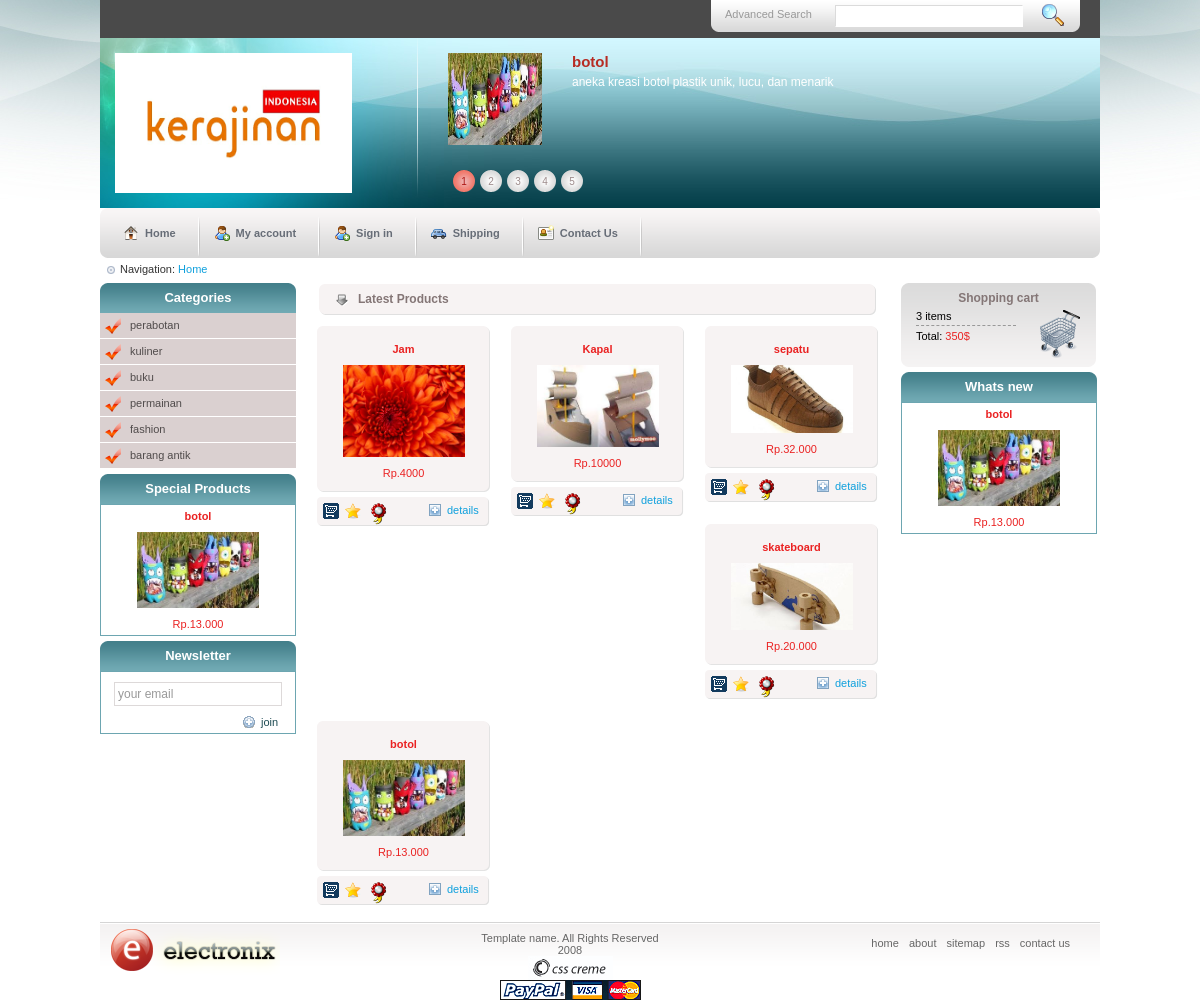
Screenshot of /search.php with the database file from the repository.
### tables this page shows
CREATE TABLE `barang` (
  `id_brg` int(11) NOT NULL,
  `nama_barang` varchar(50) NOT NULL,
  `harga_barang` varchar(50) NOT NULL,
  `jml_barang` int(11) NOT NULL,
  `rincian_barang` varchar(200) NOT NULL,
  `gambar` text NOT NULL,
  `nm_kategori` varchar(20) NOT NULL
);

CREATE TABLE `kategori` (
  `id_kategori` int(11) NOT NULL,
  `nm_kategori` varchar(20) NOT NULL
);

### search.php (the view, shortened to what this page needs)
<?php
  include 'header.php';
?>
 </div>
  <div id="main_content">
    <div id="menu_tab">
      <div class="left_menu_corner"></div>
      <ul class="menu">
        <li><a href="index.php" class="nav1"> Home</a></li>
        <li class="divider"></li>
        <li><a href="#" class="nav4">My account</a></li>
        <li class="divider"></li>
        <li><a href="admin/login.php" class="nav4">Sign in</a></li>
        <li class="divider"></li>
        <li><a href="#" class="nav5">Shipping</a></li>
        <li class="divider"></li>
        <li><a href="contact.php" class="nav6">Contact Us</a></li>
        <li class="divider"></li>
      </ul>
      <div class="right_menu_corner"></div>
    </div>
    <div class="crumb_navigation"> Navigation: <span class="current">Home</span> </div>
    <div class="left_content">
      <div class="title_box">Categories</div>
      <ul class="left_menu">
        <?php $kat = mysqli_query($kon, "SELECT * FROM kategori ORDER BY id_kategori DESC");
            if(mysqli_num_rows($kat) == 0){
            echo "Tidak ada produk!";
             }else{
              while($menu = mysqli_fetch_assoc($kat)){
      ?>
        <li class="odd"><a href="kategori.php?kategori=<?php echo $menu['nm_kategori']; ?>"><?php echo $menu['nm_kategori']; ?></a></li>
        <?php
              }
              }
              ?>
      </ul>
     <?php
        $sql3 = mysqli_query($kon, "SELECT * FROM barang ORDER BY id_brg DESC");
          $data3 = mysqli_fetch_assoc($sql3);
      ?>
      <div class="title_box">Special Products</div>
      <div class="border_box">
        <div class="product_title"><a href="details.php"><?php echo $data3['nama_barang']; ?></a></div>
        <div class="product_img"><a href="details.php?uID=<?php echo $data3['id_brg']; ?>"><img src="admin/upload/<?php echo $data3['gambar']; ?>" alt="" border="0" width="122" /></a></div>
        <div class="prod_price"><span class="price">Rp.<?php echo $data3['harga_barang']; ?></span></div>
      </div>
      <div class="title_box">Newsletter</div>
      <div class="border_box">
        <input type="text" name="newsletter" class="newsletter_input" value="your email"/>
        <a href="#" class="join">join</a> </div>
    </div>
<div class="center_content">
  <div class="center_title_bar">Latest Products</div>
<?php
$nama_barang = $_GET['nama_barang'];
  $sql = mysqli_query($kon, "SELECT * FROM barang WHERE nama_barang LIKE '%$nama_barang%' ");
          while($data = mysqli_fetch_assoc($sql)){
?>
      <div class="prod_box">
        <div class="top_prod_box"></div>
        <div class="center_prod_box">
          <div class="product_title"><a href="details.php"><?php echo $data['nama_barang']; ?></a></div>
          <div class="product_img"><a href="details.php?uID=<?php echo $data['id_brg']; ?>"><img src="admin/upload/<?php echo $data['gambar']; ?>" alt="" border="0" width="122" /></a></div>
          <div class="prod_price"><span class="price">Rp.<?php echo $data['harga_barang']; ?></span></div>
        </div>
        <div class="bottom_prod_box"></div>
        <div class="prod_details_tab"> <a href="#" title="header=[Add to cart] body=[&nbsp;] fade=[on]"><img src="images/cart.gif" alt="" border="0" class="left_bt" /></a> <a href="#" title="header=[Specials] body=[&nbsp;] fade=[on]"><img src="images/favs.gif" alt="" border="0" class="left_bt" /></a> <a href="#" title="header=[Gifts] body=[&nbsp;] fade=[on]"><img src="images/favorites.gif" alt="" border="0" class="left_bt" /></a> <a href="details.php?uID=<?php echo $data['id_brg']; ?>" class="prod_details">details</a> </div>
      </div>
<?php
  }
?>
</div>
    <div class="right_content">
      <div class="shopping_cart">
        <div class="cart_title">Shopping cart</div>
        <div class="cart_details"> 3 items <br />
          <span class="border_cart"></span> Total: <span class="price">350$</span> </div>
        <div class="cart_icon"><a href="#" title="header=[Checkout] body=[&nbsp;] fade=[on]"><img src="images/shoppingcart.png" alt="" width="48" height="48" border="0" /></a></div>
      </div>
      <?php
        $sql2 = mysqli_query($kon, "SELECT * FROM barang ORDER BY id_brg DESC");
          $data2 = mysqli_fetch_assoc($sql2);
      ?>
      <div class="title_box">Whats new</div>
      <div class="border_box">
        <div class="product_title"><a href="details.php"><?php echo $data2['nama_barang']; ?></a></div>
        <div class="product_img"><a href="details.php?uID=<?php echo $data2['id_brg']; ?>"><img src="admin/upload/<?php echo $data2['gambar']; ?>" alt="" border="0" width="122" /></a></div>
        <div class="prod_price"><span class="price">Rp.<?php echo $data2['harga_barang']; ?></span></div>
      </div>
    </div>
  </div>
 <?php include 'footer.php'; ?>

### header.php (shortened to what this page needs)
<?php include 'admin/includes/connection.php' ?>
<!DOCTYPE html PUBLIC "-//W3C//DTD XHTML 1.0 Transitional//EN" "http://www.w3.org/TR/xhtml1/DTD/xhtml1-transitional.dtd">
<html xmlns="http://www.w3.org/1999/xhtml">
<head>
<link rel="stylesheet" type="text/css" href="style.css" />
</head>
<body>
<div id="main_container">
  <div class="top_bar">
    <div class="top_search">
      <div class="search_text">Advanced Search</div>
      <form method="get" action="search.php">
        <input type="text" class="search_input" name="nama_barang" />
        <input type="image" src="images/search.gif" class="search_bt" name="cari" />
      </form>
    </div>
  </div>
  <div id="header">
    <div id="logo"> <a href="#"><img src="images/kerajinan.png" alt="" border="0" width="237" height="140" /></a> </div>
    <div class="oferte_content">
      <div class="oferta">
      <?php
        $head = mysqli_query($kon, "SELECT * FROM barang ORDER BY id_brg DESC");
          $dat = mysqli_fetch_assoc($head);
      ?>
        <div class="oferta_content"> <img src="admin/upload/<?php echo $dat['gambar']; ?>" width="94" height="92" alt="" border="0" class="oferta_img" />
          <div class="oferta_details">
            <div class="oferta_title"><?php echo $dat['nama_barang']; ?></div>
            <div class="oferta_text"><?php echo $dat['rincian_barang']; ?></div>
        </div>
        <div class="oferta_pagination"> <span class="current">1</span> <a href="#">2</a> <a href="#">3</a> <a href="#">4</a> <a href="#">5</a> </div>
      </div>
    </div>

### rows the page displays
barang: gambar (picture), nama_barang "botol", rincian_barang "aneka kreasi botol plastik unik, lucu, dan menarik", harga_barang "13.000"
kategori: nm_kategori "perabotan"
kategori: nm_kategori "kuliner"
kategori: nm_kategori "buku"
kategori: nm_kategori "permainan"
kategori: nm_kategori "fashion"
kategori: nm_kategori "barang antik"
barang: nama_barang "Jam", gambar (picture), harga_barang "4000"
barang: nama_barang "Kapal", gambar (picture), harga_barang "10000"
barang: nama_barang "sepatu", gambar (picture), harga_barang "32.000"
barang: nama_barang "skateboard", gambar (picture), harga_barang "20.000"
